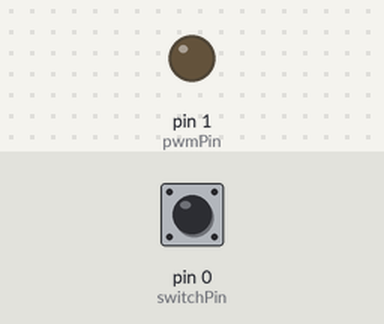
Bench run of a sketch on a simulated Arduino Uno, built with avr-gcc and run on an emulated ATmega328P. On the bench: output pins drawn as LEDs (lit = HIGH). Inputs (shaded band) come from the test bench; at power-on: pin 0 (switchPin) HIGH.

Above: at 1.2 s.
1.3 s: pin 0 (switchPin) pulled LOW for 0.15 s
At 1.37 s:
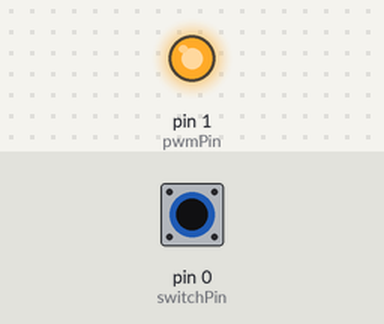
2.9 s: pin 0 (switchPin) pulled LOW for 3.2 s
At 7.4 s:
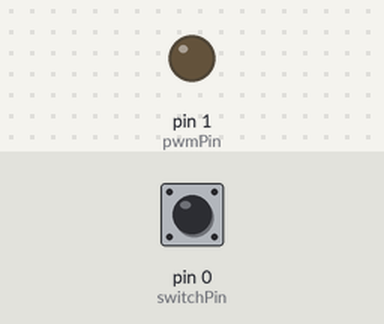
Timing chart, 0 to 8.9 s (numbered marks = the images above; inputs shaded):
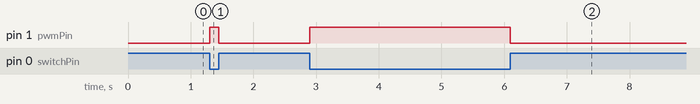

The sketch:

PitkinController.ino
```cpp
#define switchPin 0
#define pwmPin 1
int powerLevel = 0;
unsigned long lastTime = 0;
bool isFirstActivation = true;

//Output levels for the PWM: 100%, 80%, 60% and 30%
const int output[] = { 255, 204, 153, 77 };
const int lowestLevel = sizeof(output) / sizeof(output[0]) - 1;

void setup()
{
	//Use input pullup resistors to filter noise, and switch ground for the signal to the switchPin
	pinMode(switchPin, INPUT_PULLUP);
	pinMode(pwmPin, OUTPUT);
	isFirstActivation = !isSwitchOn();
}

void loop()
{

	while (isSwitchOn()) {
		unsigned long offTime = millis() - lastTime;
		if (offTime > 10000) {
			reset();
		}
		else if (offTime > 100) {
			reducePower();
		}
		outputPowerLevel(powerLevel);
		lastTime = millis();
	}

	//when the switchPin goes high and the while loop exits, immediately turn the PWM off
	turnOff();
}

bool isSwitchOn() {
	return digitalRead(switchPin) == LOW;
}

bool isLowestLevel(int level) {
	return level >= lowestLevel;
}

void reset() {
	powerLevel = 0;
}

void outputPowerLevel(int level) {
	if (level < 0) {
		analogWrite(pwmPin, 0);
		return;
	}
	else {
		analogWrite(pwmPin, output[level]);

	}
}

void turnOff() {
	outputPowerLevel(-1);
}

void reducePower(){
	if (!isLowestLevel(powerLevel) && !isFirstActivation) {
		powerLevel++;
	}
	isFirstActivation = false;
}
```

Measured:
- after the input at 1.3 s, pin 1 (pwmPin): LOW → HIGH at once, → LOW 0.15 s later
- after the input at 2.9 s, pin 1 (pwmPin): LOW → HIGH at once, → LOW 3.2 s later
